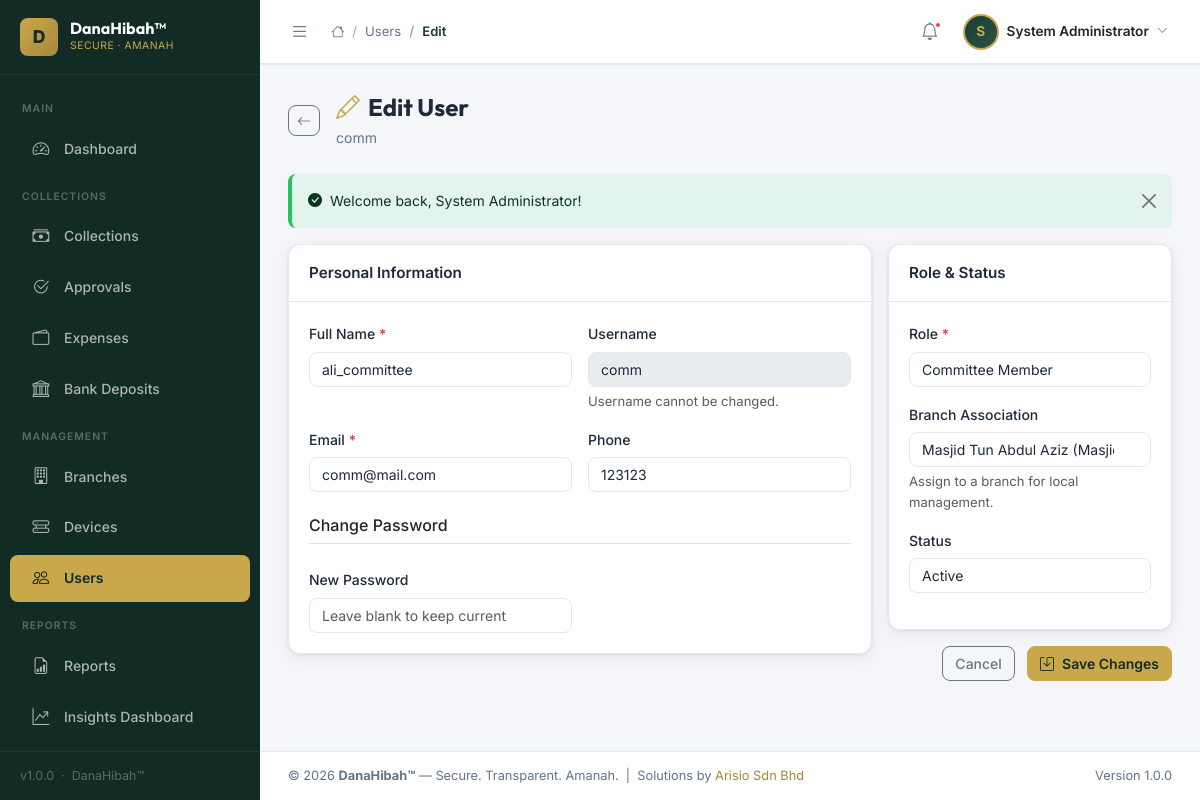
Screenshot of /modules/users/edit.php?id=2 (signed in) with the database file from the repository.
### tables this page shows
CREATE TABLE IF NOT EXISTS `users` (
  `id` int(10) unsigned NOT NULL AUTO_INCREMENT,
  `role_id` int(10) unsigned NOT NULL DEFAULT 2,
  `branch_id` int(10) unsigned DEFAULT NULL,
  `full_name` varchar(150) NOT NULL,
  `username` varchar(80) NOT NULL,
  `email` varchar(150) NOT NULL,
  `phone` varchar(20) DEFAULT NULL,
  `password` varchar(255) NOT NULL,
  `avatar` varchar(255) DEFAULT NULL,
  `status` enum('active','inactive') DEFAULT 'active',
  `last_login` datetime DEFAULT NULL,
  `created_by` int(10) unsigned DEFAULT NULL,
  `updated_by` int(10) unsigned DEFAULT NULL,
  `created_at` datetime DEFAULT current_timestamp(),
  `updated_at` datetime DEFAULT current_timestamp() ON UPDATE current_timestamp(),
  `deleted_at` datetime DEFAULT NULL,
  PRIMARY KEY (`id`),
  UNIQUE KEY `username` (`username`),
  UNIQUE KEY `email` (`email`),
  KEY `role_id` (`role_id`),
  KEY `fk_user_branch` (`branch_id`),
  CONSTRAINT `fk_user_branch` FOREIGN KEY (`branch_id`) REFERENCES `branches` (`id`) ON DELETE SET NULL,
  CONSTRAINT `users_ibfk_1` FOREIGN KEY (`role_id`) REFERENCES `roles` (`id`)
);

CREATE TABLE IF NOT EXISTS `roles` (
  `id` int(10) unsigned NOT NULL AUTO_INCREMENT,
  `name` varchar(50) NOT NULL,
  `label` varchar(100) NOT NULL,
  `description` text DEFAULT NULL,
  `created_at` datetime DEFAULT current_timestamp(),
  `updated_at` datetime DEFAULT current_timestamp() ON UPDATE current_timestamp(),
  PRIMARY KEY (`id`),
  UNIQUE KEY `name` (`name`)
);

CREATE TABLE IF NOT EXISTS `branches` (
  `id` int(10) unsigned NOT NULL AUTO_INCREMENT,
  `name` varchar(200) NOT NULL,
  `code` varchar(20) DEFAULT NULL,
  `type` enum('masjid','surau','wakaf','ngo','other') DEFAULT 'masjid',
  `address` text DEFAULT NULL,
  `city` varchar(100) DEFAULT NULL,
  `state` varchar(100) DEFAULT NULL,
  `postcode` varchar(10) DEFAULT NULL,
  `pic_name` varchar(150) DEFAULT NULL,
  `pic_phone` varchar(20) DEFAULT NULL,
  `pic_email` varchar(150) DEFAULT NULL,
  `status` enum('active','inactive') DEFAULT 'active',
  `created_by` int(10) unsigned DEFAULT NULL,
  `updated_by` int(10) unsigned DEFAULT NULL,
  `created_at` datetime DEFAULT current_timestamp(),
  `updated_at` datetime DEFAULT current_timestamp() ON UPDATE current_timestamp(),
  `deleted_at` datetime DEFAULT NULL,
  PRIMARY KEY (`id`),
  UNIQUE KEY `code` (`code`)
);

### modules/users/edit.php (the view, shortened to what this page needs)
<?php
require_once __DIR__ . '/../../includes/db_connect.php';
require_once __DIR__ . '/../../includes/functions.php';
require_once __DIR__ . '/../../includes/auth.php';
$id = (int)($_GET['id'] ?? 0);
$user = db_fetch_one($conn, "SELECT * FROM users WHERE id=? AND deleted_at IS NULL", 'i', [$id]);
$roles  = db_fetch_all($conn, "SELECT * FROM roles ORDER BY id", '', []);
$branches = db_fetch_all($conn, "SELECT id, name FROM branches WHERE deleted_at IS NULL ORDER BY name", '', []);
$errors = [];
if ($_SERVER['REQUEST_METHOD'] === 'POST') {
    verify_csrf();
    $data = [
        'full_name' => clean($_POST['full_name'] ?? ''),
        'email'     => clean($_POST['email']     ?? ''),
        'phone'     => clean($_POST['phone']     ?? ''),
        'role_id'   => (int)($_POST['role_id']  ?? 2),
        'branch_id' => !empty($_POST['branch_id']) ? (int)$_POST['branch_id'] : null,
        'status'    => clean($_POST['status']    ?? 'active'),
        'password'  => $_POST['password']        ?? '',
    ];
    if (!$data['full_name'])  $errors[] = 'Full name is required.';
    if (!filter_var($data['email'], FILTER_VALIDATE_EMAIL)) $errors[] = 'Valid email is required.';
    if (!$errors) {
        $ex = db_fetch_one($conn, "SELECT id FROM users WHERE email=? AND id!=? AND deleted_at IS NULL",
                           'si', [$data['email'], $id]);
        if ($ex) $errors[] = 'Email already in use by another account.';
    }
    if (empty($errors)) {
        $uid = (int)$_SESSION['user_id'];
        if ($data['password']) {
            if (strlen($data['password']) < 8) {
                $errors[] = 'Password must be at least 8 characters.';
            } else {
                $hash = password_hash($data['password'], PASSWORD_BCRYPT, ['cost'=>12]);
                db_execute($conn,
                    "UPDATE users SET role_id=?, branch_id=?, full_name=?, email=?, phone=?, password=?, status=?, updated_by=?, updated_at=NOW() WHERE id=?",
                    'iisssssii', [$data['role_id'], $data['branch_id'], $data['full_name'], $data['email'], $data['phone'], $hash, $data['status'], $uid, $id]);
            }
        } else {
            db_execute($conn,
                "UPDATE users SET role_id=?, branch_id=?, full_name=?, email=?, phone=?, status=?, updated_by=?, updated_at=NOW() WHERE id=?",
                'iissssii', [$data['role_id'], $data['branch_id'], $data['full_name'], $data['email'], $data['phone'], $data['status'], $uid, $id]);
        }
        if (empty($errors)) {
            log_activity($conn, $uid, 'update', 'users', "Updated user: " . $user['username'], $id);
            set_flash('success', 'User updated successfully.');
            redirect('modules/users/index.php');
        }
    }
} else {
    $data = $user;
}
include INCLUDES_PATH . 'header.php';
?>
<div class="page-header d-flex align-items-center gap-3">
    <a href="index.php" class="btn btn-sm btn-outline-secondary"><i class="bi bi-arrow-left"></i></a>
    <div>
        <h1 class="page-title"><i class="bi bi-pencil me-2" style="color:var(--gold);"></i>Edit User</h1>
        <p class="page-subtitle"><?= e($user['username']) ?></p>
    </div>
</div>
<form method="POST" id="userForm">
    <div class="row g-3">
        <div class="col-lg-8">
            <div class="card">
                <div class="card-header"><span class="card-title">Personal Information</span></div>
                <div class="card-body">
                    <div class="row g-3">
                        <div class="col-md-6">
                            <label class="form-label">Full Name <span class="text-danger">*</span></label>
                            <input type="text" name="full_name" class="form-control" required value="<?= e($data['full_name']) ?>">
                        </div>
                        <div class="col-md-6">
                            <label class="form-label">Username</label>
                            <input type="text" class="form-control" disabled value="<?= e($user['username']) ?>">
                            <div class="form-text">Username cannot be changed.</div>
                        </div>
                        <div class="col-md-6">
                            <label class="form-label">Email <span class="text-danger">*</span></label>
                            <input type="email" name="email" class="form-control" required value="<?= e($data['email']) ?>">
                        </div>
                        <div class="col-md-6">
                            <label class="form-label">Phone</label>
                            <input type="tel" name="phone" class="form-control" value="<?= e($data['phone']) ?>">
                        </div>
                        <div class="col-12 mt-4">
                            <h6 class="border-bottom pb-2">Change Password</h6>
                        </div>
                        <div class="col-md-6">
                            <label class="form-label">New Password</label>
                            <input type="password" name="password" class="form-control" placeholder="Leave blank to keep current">
                        </div>
                    </div>
                </div>
            </div>
        </div>
        <div class="col-lg-4">
            <div class="card">
                <div class="card-header"><span class="card-title">Role & Status</span></div>
                <div class="card-body">
                    <div class="mb-3">
                        <label class="form-label">Role <span class="text-danger">*</span></label>
                        <select name="role_id" class="form-select" required>
                            <?php foreach ($roles as $r): ?>
                            <option value="<?= (int)$r['id'] ?>" <?= $data['role_id'] == $r['id'] ? 'selected':'' ?>><?= e($r['label']) ?></option>
                            <?php endforeach; ?>
                        </select>
                    </div>
                    <div class="mb-3">
                        <label class="form-label">Branch Association</label>
                        <select name="branch_id" class="form-select">
                            <?php foreach ($branches as $b): ?>
                            <option value="<?= (int)$b['id'] ?>" <?= ($data['branch_id'] ?? '') == $b['id'] ? 'selected':'' ?>>
                                <?= e($b['name']) ?>
                            </option>
                            <?php endforeach; ?>
                        </select>
                        <div class="form-text">Assign to a branch for local management.</div>
                    </div>
                    <div class="mb-3">
                        <label class="form-label">Status</label>
                        <select name="status" class="form-select">
                            <option value="active" <?= $data['status'] === 'active' ? 'selected' : '' ?>>Active</option>
                        </select>
                    </div>
                </div>
            </div>
            <div class="mt-3 text-end">
                <a href="index.php" class="btn btn-outline-secondary me-2">Cancel</a>
                <button type="submit" class="btn btn-gold"><i class="bi bi-save me-2"></i>Save Changes</button>
            </div>
        </div>
    </div>
</form>
<?php include INCLUDES_PATH . 'footer.php'; ?>

### assets/css/style.css (style rules this page uses)
:root { --primary: #1A3C34; --primary-dark: #122B25; --primary-light: #2A5244; --gold: #C9A84C; --gold-light: #E8C96C; --gold-dark: #A8873A; --white: #FFFFFF; --bg: #F4F6F9; --surface: #FFFFFF; --surface-2: #F8FAFB; --border: #E2E8F0; --text: #1E293B; --text-muted: #64748B; --text-light: #94A3B8; --success: #22C55E; --danger: #EF4444; --warning: #F59E0B; --info: #3B82F6; --sidebar-w: 260px; --sidebar-w-sm: 70px; --topbar-h: 64px; --radius: 12px; --radius-sm: 8px; --shadow: 0 1px 3px rgba(0,0,0,.08), 0 4px 16px rgba(0,0,0,.06); --shadow-md: 0 4px 24px rgba(0,0,0,.12); --transition: all .2s ease; --font: 'Inter', sans-serif; }
*, *::before, *::after { box-sizing: border-box; }
html { scroll-behavior: smooth; }
body { font-family: var(--font); background: var(--bg); color: var(--text); font-size: .9375rem; line-height: 1.6; margin: 0; overflow-x: hidden; }
a { color: var(--primary); text-decoration: none; transition: var(--transition); }
.page-header { margin-bottom: 24px; }
.page-title { font-family: 'Outfit', sans-serif; font-size: 1.5rem; font-weight: 700; color: var(--text); margin: 0 0 4px; line-height: 1.3; }
.page-subtitle { font-size: .875rem; color: var(--text-muted); margin: 0; }
.card { background: var(--surface); border: 1px solid var(--border); border-radius: var(--radius); box-shadow: var(--shadow); }
.card-header { background: none; border-bottom: 1px solid var(--border); padding: 16px 20px; display: flex; align-items: center; gap: 10px; }
.card-title { font-weight: 600; font-size: .95rem; color: var(--text); margin: 0; }
.card-body { padding: 20px; }
.btn { font-weight: 500; border-radius: var(--radius-sm); font-size: .875rem; transition: var(--transition); }
.btn-gold { background: var(--gold); border-color: var(--gold); color: var(--primary-dark); font-weight: 600; }
.form-control, .form-select { border: 1px solid var(--border); border-radius: var(--radius-sm); font-size: .875rem; color: var(--text); background: var(--surface); transition: var(--transition); }
.form-label { font-weight: 500; font-size: .875rem; color: var(--text); margin-bottom: 6px; }

### rows the page displays
users: username "comm", full_name "ali_committee", email "comm@mail.com", phone "123123", role_id "Committee Member", branch_id "Masjid Tun Abdul Aziz (Masjid Bulat)", status "Active"

### other values shown
APP_VERSION "1.0.0"
APP_NAME "DanaHibah™"
$crumb['label'] "Users"
$crumb['label'] "Edit"
$initials "S"
$user_name "System Administrator"
$flash['message'] "Welcome back, System Administrator!"
